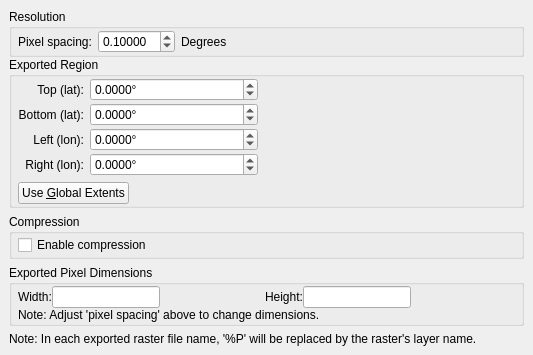
<?xml version="1.0" encoding="UTF-8"?>
<ui version="4.0">
 <class>ExportRasterOptionsWidget</class>
 <widget class="QWidget" name="ExportRasterOptionsWidget">
  <property name="geometry">
   <rect>
    <x>0</x>
    <y>0</y>
    <width>533</width>
    <height>331</height>
   </rect>
  </property>
  <property name="windowTitle">
   <string>Form</string>
  </property>
  <layout class="QVBoxLayout" name="verticalLayout">
   <property name="spacing">
    <number>6</number>
   </property>
   <property name="margin">
    <number>9</number>
   </property>
   <item>
    <widget class="QWidget" name="resolution_options" native="true">
     <layout class="QVBoxLayout" name="verticalLayout_2">
      <property name="spacing">
       <number>0</number>
      </property>
      <property name="margin">
       <number>0</number>
      </property>
      <item>
       <widget class="QGroupBox" name="resolution_group_box">
        <property name="title">
         <string>Resolution</string>
        </property>
        <layout class="QHBoxLayout" name="resolution_dimensions_layout">
         <property name="leftMargin">
          <number>6</number>
         </property>
         <property name="topMargin">
          <number>1</number>
         </property>
         <property name="rightMargin">
          <number>6</number>
         </property>
         <property name="bottomMargin">
          <number>1</number>
         </property>
         <item>
          <widget class="QLabel" name="resolution_label">
           <property name="text">
            <string>Pixel spacing:</string>
           </property>
          </widget>
         </item>
         <item>
          <widget class="QDoubleSpinBox" name="resolution_spin_box">
           <property name="decimals">
            <number>5</number>
           </property>
           <property name="minimum">
            <double>0.000010000000000</double>
           </property>
           <property name="singleStep">
            <double>0.010000000000000</double>
           </property>
           <property name="value">
            <double>0.100000000000000</double>
           </property>
          </widget>
         </item>
         <item>
          <widget class="QLabel" name="resolution_units_label">
           <property name="text">
            <string>Degrees</string>
           </property>
          </widget>
         </item>
         <item>
          <spacer name="horizontalSpacer_2">
           <property name="orientation">
            <enum>Qt::Horizontal</enum>
           </property>
           <property name="sizeHint" stdset="0">
            <size>
             <width>40</width>
             <height>20</height>
            </size>
           </property>
          </spacer>
         </item>
        </layout>
       </widget>
      </item>
      <item>
       <widget class="QGroupBox" name="extents_groupBox">
        <property name="title">
         <string>Exported Region</string>
        </property>
        <layout class="QVBoxLayout" name="verticalLayout_3">
         <property name="leftMargin">
          <number>6</number>
         </property>
         <property name="topMargin">
          <number>1</number>
         </property>
         <property name="rightMargin">
          <number>6</number>
         </property>
         <property name="bottomMargin">
          <number>1</number>
         </property>
         <item>
          <layout class="QGridLayout" name="gridLayout_2">
           <property name="verticalSpacing">
            <number>2</number>
           </property>
           <item row="0" column="0">
            <widget class="QLabel" name="top_label">
             <property name="sizePolicy">
              <sizepolicy hsizetype="Minimum" vsizetype="Preferred">
               <horstretch>0</horstretch>
               <verstretch>0</verstretch>
              </sizepolicy>
             </property>
             <property name="text">
              <string>Top (lat):</string>
             </property>
             <property name="alignment">
              <set>Qt::AlignRight|Qt::AlignTrailing|Qt::AlignVCenter</set>
             </property>
            </widget>
           </item>
           <item row="0" column="1">
            <widget class="QDoubleSpinBox" name="top_extents_spinbox">
             <property name="sizePolicy">
              <sizepolicy hsizetype="MinimumExpanding" vsizetype="Fixed">
               <horstretch>2</horstretch>
               <verstretch>0</verstretch>
              </sizepolicy>
             </property>
             <property name="suffix">
              <string>°</string>
             </property>
             <property name="decimals">
              <number>4</number>
             </property>
             <property name="minimum">
              <double>-90.000000000000000</double>
             </property>
             <property name="maximum">
              <double>90.000000000000000</double>
             </property>
            </widget>
           </item>
           <item row="0" column="2">
            <widget class="QWidget" name="filler_widget_1" native="true">
             <property name="sizePolicy">
              <sizepolicy hsizetype="Expanding" vsizetype="Preferred">
               <horstretch>3</horstretch>
               <verstretch>0</verstretch>
              </sizepolicy>
             </property>
            </widget>
           </item>
           <item row="1" column="0">
            <widget class="QLabel" name="bottom_label">
             <property name="sizePolicy">
              <sizepolicy hsizetype="Minimum" vsizetype="Preferred">
               <horstretch>0</horstretch>
               <verstretch>0</verstretch>
              </sizepolicy>
             </property>
             <property name="text">
              <string>Bottom (lat):</string>
             </property>
             <property name="alignment">
              <set>Qt::AlignRight|Qt::AlignTrailing|Qt::AlignVCenter</set>
             </property>
            </widget>
           </item>
           <item row="1" column="1">
            <widget class="QDoubleSpinBox" name="bottom_extents_spinbox">
             <property name="sizePolicy">
              <sizepolicy hsizetype="MinimumExpanding" vsizetype="Fixed">
               <horstretch>2</horstretch>
               <verstretch>0</verstretch>
              </sizepolicy>
             </property>
             <property name="suffix">
              <string>°</string>
             </property>
             <property name="decimals">
              <number>4</number>
             </property>
             <property name="minimum">
              <double>-90.000000000000000</double>
             </property>
             <property name="maximum">
              <double>90.000000000000000</double>
             </property>
            </widget>
           </item>
           <item row="1" column="2">
            <widget class="QWidget" name="filler_widget_2" native="true">
             <property name="sizePolicy">
              <sizepolicy hsizetype="Expanding" vsizetype="Preferred">
               <horstretch>3</horstretch>
               <verstretch>0</verstretch>
              </sizepolicy>
             </property>
            </widget>
           </item>
           <item row="2" column="0">
            <widget class="QLabel" name="left_label">
             <property name="sizePolicy">
              <sizepolicy hsizetype="Minimum" vsizetype="Preferred">
               <horstretch>0</horstretch>
               <verstretch>0</verstretch>
              </sizepolicy>
             </property>
             <property name="text">
              <string>Left (lon):</string>
             </property>
             <property name="alignment">
              <set>Qt::AlignRight|Qt::AlignTrailing|Qt::AlignVCenter</set>
             </property>
            </widget>
           </item>
           <item row="2" column="1">
            <widget class="QDoubleSpinBox" name="left_extents_spinbox">
             <property name="sizePolicy">
              <sizepolicy hsizetype="MinimumExpanding" vsizetype="Fixed">
               <horstretch>2</horstretch>
               <verstretch>0</verstretch>
              </sizepolicy>
             </property>
             <property name="suffix">
              <string>°</string>
             </property>
             <property name="decimals">
              <number>4</number>
             </property>
             <property name="minimum">
              <double>-360.000000000000000</double>
             </property>
             <property name="maximum">
              <double>360.000000000000000</double>
             </property>
            </widget>
           </item>
           <item row="2" column="2">
            <widget class="QWidget" name="filler_widget_3" native="true">
             <property name="sizePolicy">
              <sizepolicy hsizetype="Expanding" vsizetype="Preferred">
               <horstretch>3</horstretch>
               <verstretch>0</verstretch>
              </sizepolicy>
             </property>
            </widget>
           </item>
           <item row="3" column="0">
            <widget class="QLabel" name="right_label">
             <property name="sizePolicy">
              <sizepolicy hsizetype="Minimum" vsizetype="Preferred">
               <horstretch>0</horstretch>
               <verstretch>0</verstretch>
              </sizepolicy>
             </property>
             <property name="text">
              <string>Right (lon):</string>
             </property>
             <property name="alignment">
              <set>Qt::AlignRight|Qt::AlignTrailing|Qt::AlignVCenter</set>
             </property>
            </widget>
           </item>
           <item row="3" column="1">
            <widget class="QDoubleSpinBox" name="right_extents_spinbox">
             <property name="sizePolicy">
              <sizepolicy hsizetype="MinimumExpanding" vsizetype="Fixed">
               <horstretch>2</horstretch>
               <verstretch>0</verstretch>
              </sizepolicy>
             </property>
             <property name="suffix">
              <string>°</string>
             </property>
             <property name="decimals">
              <number>4</number>
             </property>
             <property name="minimum">
              <double>-360.000000000000000</double>
             </property>
             <property name="maximum">
              <double>360.000000000000000</double>
             </property>
            </widget>
           </item>
           <item row="3" column="2">
            <widget class="QWidget" name="filler_widget_4" native="true">
             <property name="sizePolicy">
              <sizepolicy hsizetype="Expanding" vsizetype="Preferred">
               <horstretch>3</horstretch>
               <verstretch>0</verstretch>
              </sizepolicy>
             </property>
            </widget>
           </item>
          </layout>
         </item>
         <item>
          <layout class="QHBoxLayout" name="horizontalLayout_3">
           <item>
            <widget class="QPushButton" name="use_global_extents_button">
             <property name="text">
              <string>Use &amp;Global Extents</string>
             </property>
             <property name="icon">
              <iconset resource="../qt-resources/qt_widgets.qrc">
               <normaloff>:/tango_undo_16.png</normaloff>:/tango_undo_16.png</iconset>
             </property>
             <property name="autoDefault">
              <bool>false</bool>
             </property>
            </widget>
           </item>
           <item>
            <spacer name="horizontalSpacer_3">
             <property name="orientation">
              <enum>Qt::Horizontal</enum>
             </property>
             <property name="sizeHint" stdset="0">
              <size>
               <width>40</width>
               <height>20</height>
              </size>
             </property>
            </spacer>
           </item>
          </layout>
         </item>
        </layout>
       </widget>
      </item>
     </layout>
    </widget>
   </item>
   <item>
    <widget class="QGroupBox" name="compression_group_box">
     <property name="title">
      <string>Compression</string>
     </property>
     <layout class="QVBoxLayout" name="verticalLayout_5">
      <property name="spacing">
       <number>0</number>
      </property>
      <property name="leftMargin">
       <number>6</number>
      </property>
      <property name="topMargin">
       <number>1</number>
      </property>
      <property name="rightMargin">
       <number>6</number>
      </property>
      <property name="bottomMargin">
       <number>1</number>
      </property>
      <item>
       <widget class="QCheckBox" name="enable_compression_checkbox">
        <property name="text">
         <string>Enable compression</string>
        </property>
       </widget>
      </item>
     </layout>
    </widget>
   </item>
   <item>
    <widget class="QGroupBox" name="dimensions_group_box">
     <property name="title">
      <string>Exported Pixel Dimensions</string>
     </property>
     <layout class="QVBoxLayout" name="verticalLayout_4">
      <property name="spacing">
       <number>0</number>
      </property>
      <property name="leftMargin">
       <number>6</number>
      </property>
      <property name="topMargin">
       <number>1</number>
      </property>
      <property name="rightMargin">
       <number>6</number>
      </property>
      <property name="bottomMargin">
       <number>1</number>
      </property>
      <item>
       <layout class="QHBoxLayout" name="horizontalLayout">
        <property name="spacing">
         <number>0</number>
        </property>
        <item>
         <widget class="QLabel" name="width_label">
          <property name="text">
           <string>Width:</string>
          </property>
         </widget>
        </item>
        <item>
         <widget class="QLineEdit" name="width_line_edit">
          <property name="readOnly">
           <bool>true</bool>
          </property>
         </widget>
        </item>
        <item>
         <spacer name="horizontalSpacer">
          <property name="orientation">
           <enum>Qt::Horizontal</enum>
          </property>
          <property name="sizeHint" stdset="0">
           <size>
            <width>40</width>
            <height>20</height>
           </size>
          </property>
         </spacer>
        </item>
        <item>
         <widget class="QLabel" name="height_label">
          <property name="text">
           <string>Height:</string>
          </property>
         </widget>
        </item>
        <item>
         <widget class="QLineEdit" name="height_line_edit">
          <property name="readOnly">
           <bool>true</bool>
          </property>
         </widget>
        </item>
        <item>
         <spacer name="horizontalSpacer_4">
          <property name="orientation">
           <enum>Qt::Horizontal</enum>
          </property>
          <property name="sizeHint" stdset="0">
           <size>
            <width>40</width>
            <height>20</height>
           </size>
          </property>
         </spacer>
        </item>
       </layout>
      </item>
      <item>
       <widget class="QLabel" name="label_2">
        <property name="text">
         <string>Note: Adjust 'pixel spacing' above to change dimensions.</string>
        </property>
       </widget>
      </item>
     </layout>
    </widget>
   </item>
   <item>
    <widget class="QLabel" name="label">
     <property name="text">
      <string>Note: In each exported raster file name, '%P' will be replaced by the raster's layer name.</string>
     </property>
     <property name="wordWrap">
      <bool>true</bool>
     </property>
    </widget>
   </item>
  </layout>
 </widget>
 <resources>
  <include location="../qt-resources/qt_widgets.qrc"/>
 </resources>
 <connections/>
</ui>
